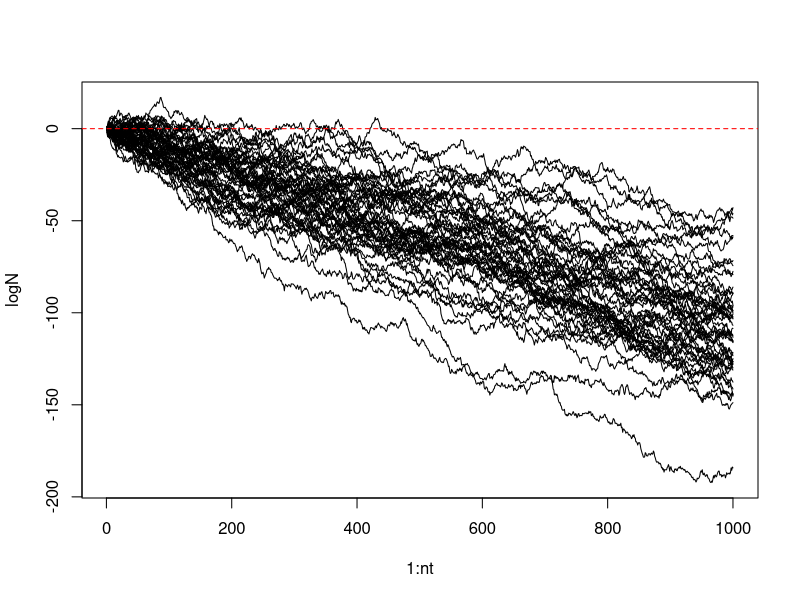

R code for this plot:
############################################################################
# Simulations to investigate relationships between environmental variance, #
# stochastic growth rate, and mean time to extinction                      #
############################################################################

nt <- 1000
nsim <- 50

logN0 <- rep(0,nsim)		# N0 = 1
rmean <- rep(-10^-1,nsim)
rsd <- rep(1,nsim)

logN <- r <- matrix(nr=nt,nc=nsim)
for(i in 1:nsim){
	r[,i] <- rnorm(nt,mean=rmean[i],sd=rsd[i]) # change to i if needed
	for(t in 1:nt){
		if(t==1) logN[t,i] <- logN0[i] + r[t,i]
		if(t!=1) logN[t,i] <- logN[t-1,i] + r[t,i]
		}
	}

tau <- 0 			# log scale

matplot(1:nt,logN,type="l",lty=1,col="black")
abline(h=tau,col="red",lty=2)

extimes <- apply(logN,2,function(N) which(N<tau)[1])
